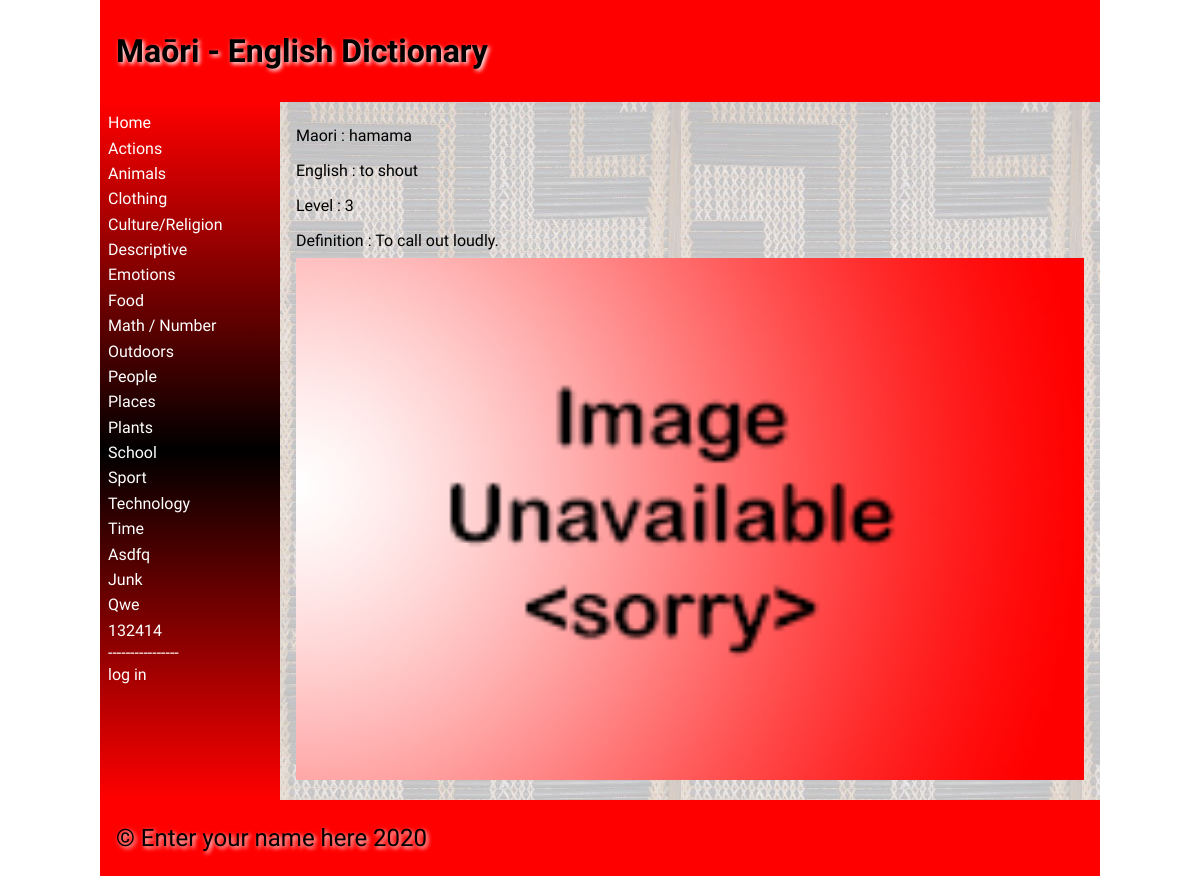
The page /word/1 on the database as committed earlier.
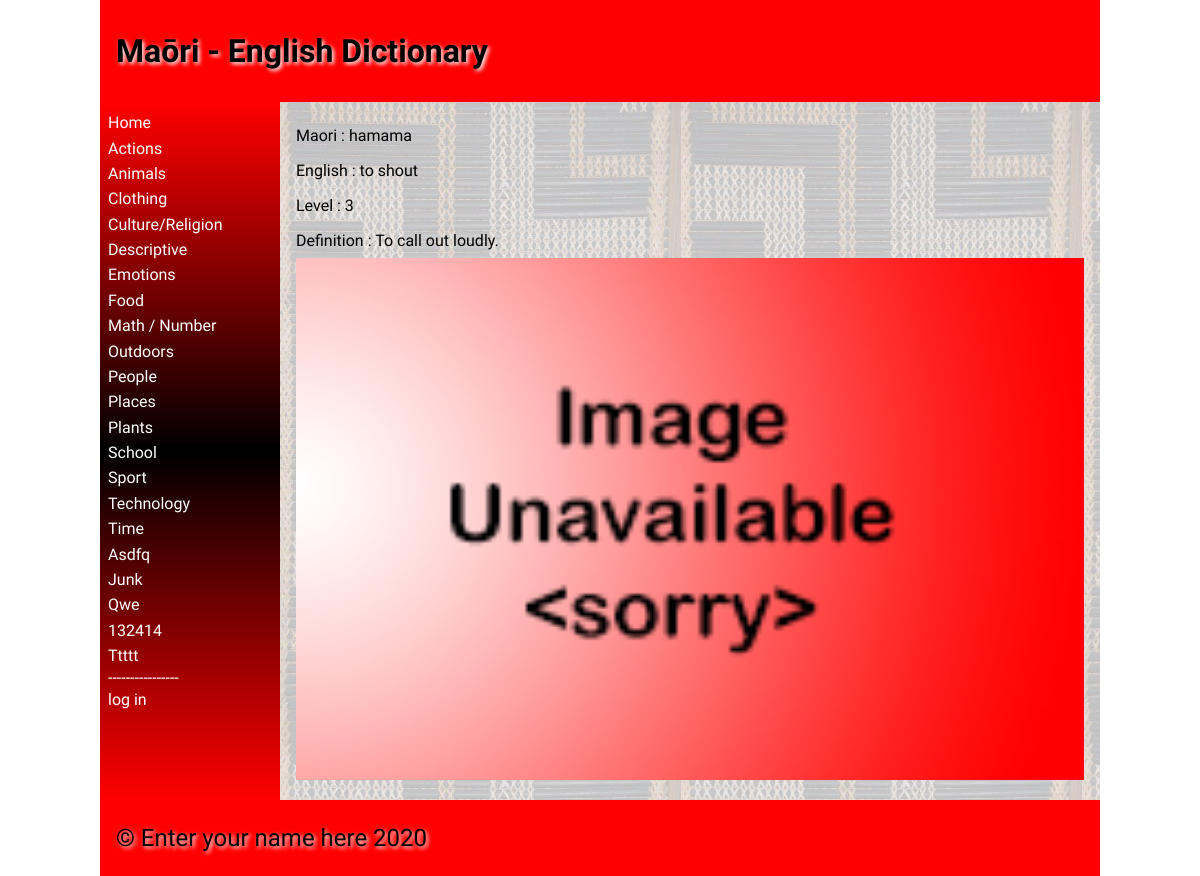
The same page on the database as committed later.
### tables this page shows
CREATE TABLE category
(
	id integer
		constraint category_pk
			primary key autoincrement,
	category varchar(30)
);

CREATE TABLE "wordbank"
(
	id integer
		constraint wordbank_pk
			primary key autoincrement,
	maori varchar(30),
	english varchar(30),
	categories integer
		references category
			on delete cascade,
	definition varchar(200),
	level integer,
	image varchar(30),
	date datetime,
	user integer
		constraint wordbank_login_id_fk
			references login
);

### app.py (the view)
@app.route('/word/<word_id>')
def word_page(word_id):
    try:
        word_id = int(word_id)
    except ValueError:
        print("{} is not an integer".format(word_id))
        return redirect("/menu?error=Invalid+product+id")
    return render_template("word.html",wordlist=wordbank_list(),categories=categories(),word_id=word_id,logged_in=is_logged_in(),username=username())

### app.py (called while the page is built)
def create_connection(db_file):
    try:
        connection = sqlite3.connect(db_file)
        connection.execute('pragma foreign_keys=ON')
        return connection
    except Error as error:
        print(error)
    return None

def is_logged_in():
    if session.get('email') is None:
        print("not logged in ")
        return False
    else:
        print("logged in")
        return True

def categories():
    con = create_connection(DATABASE)
    query = "SELECT category,id FROM category"
    cur = con.cursor()
    cur.execute(query)
    category_list = cur.fetchall()
    con.close()
    return category_list

def username():
    con = create_connection(DATABASE)
    query = "SELECT firstname,lastname FROM login"
    cur = con.cursor()
    cur.execute(query)
    username = cur.fetchall()
    con.close()
    return username

def wordbank_list():
    con = create_connection(DATABASE)
    query = "SELECT id,maori,english,categories,definition,level,image,date,user FROM wordbank"
    cur = con.cursor()
    cur.execute(query,)
    wordbank_list = cur.fetchall()
    con.close()
    return wordbank_list

### templates/word.html (shortened to what this page needs)
{% extends 'base.html' %}
{% block heading %}Maōri - English Dictionary{% endblock %}
{% block main %}
    {% for wordbank in wordlist %}
        {%  if wordbank[0] == word_id %}
            <p> Maori : {{ wordbank[1] }}</p>
            <p> English : {{ wordbank[2] }}</p>
            <p> Level : {{ wordbank[5] }}</p>
            <p> Definition : {{ wordbank[4] }}</p>
            <img src =" static/images/{{ wordbank[6] }}">
        {% endif %}
    {%  endfor %}
{% endblock %}

### templates/base.html (shortened to what this page needs)
<!doctype html>
<html lang="en">
<head>
	<link href="{{ url_for('static', filename='css/style.css') }}" rel="stylesheet">
</head>
<body>
	<div id="container">
		<header>
			<h1>{% block heading %}{% endblock %}</h1>
		</header>
		<nav>
			<ul>
                <li><a href="\">Home</a></li>
                {% for category in categories %}
                    <li><a href="/category/{{ category[1] }}">{{ category[0] }}</a></li>
                {% endfor %}
                <div>
                    <a>----------------</a>
                    {% if logged_in %}
                    <li><a href = "/admin"> Admin</a></li>
                    <li><a href = "/add_words/{{ categories[0][1] }}"> add word</a></li>
                    <li><a href = "/logout">log out</a></li>
                    {% else %}
                    <li><a href = "/login">log in</a></li>
                    {% endif %}
                </div>
			</ul>
		</nav>
		<main>
            {% block main%}{% endblock %}
        </main>
		<footer>
			<p>
				&copy; Enter your name here 2020
			</p>
		</footer>
	</div>
</body>
</html>

Rows that differ between the two databases and show on the page:
added category: category "Ttttt"
